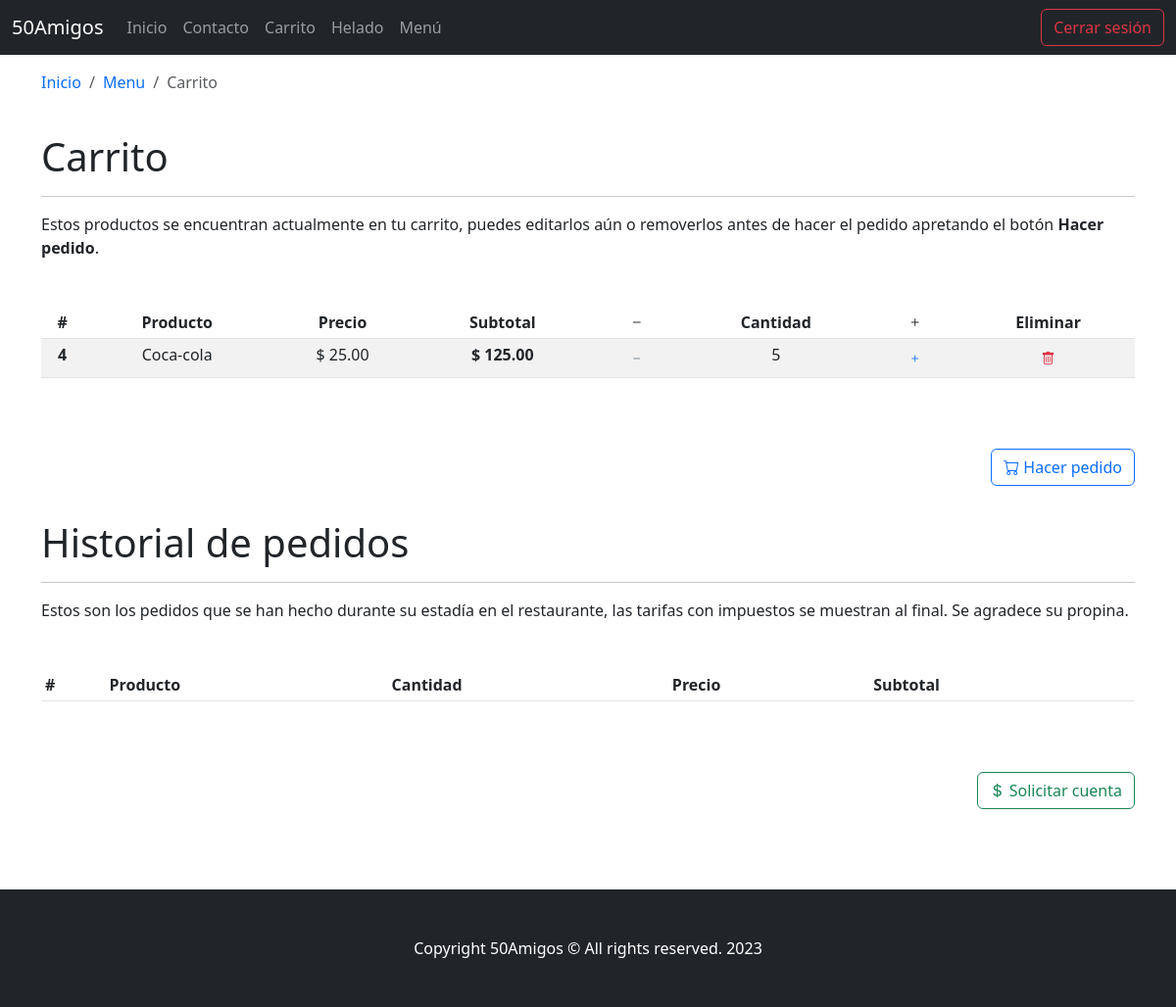
The app's page /carrito (signed in) with its own data.
### mainApp/models.py (models this page shows, shortened)
class Pedido(models.Model):
    id = models.AutoField(primary_key=True)
    orden = models.ForeignKey(
        Orden, on_delete=models.SET_NULL, null=True, related_name='pedidos')
    platillo = models.ForeignKey(
        Platillo, on_delete=models.SET_NULL, null=True, related_name='pedidos')
    cantidad = models.IntegerField(default=1)
    carrito = models.ManyToOneRel(
        to=Carrito,
        field_name='carrito',
        field="id",
        on_delete=models.SET_NULL,
        related_name='pedidos')
    def get_subtotal(self):
        return self.platillo.precio * self.cantidad

class Platillo(models.Model):
    id = models.AutoField(primary_key=True)
    nombre = models.CharField(max_length=100)
    descripcion = models.TextField(blank=True, null=True, max_length=1000)
    imagen = models.CharField(max_length=1000)
    categoria = models.ForeignKey(
        Categoria,
        on_delete=models.SET_NULL,
        null=True,
        related_name='platillos')
    subcategoria = models.ForeignKey(
        Subcategoria,
        on_delete=models.SET_NULL,
        null=True,
        related_name='platillos')
    precio = models.DecimalField(max_digits=10, decimal_places=2)
    ingredientes = models.TextField(max_length=1000, null=True, blank=True)

### mainApp/views.py (the view, shortened to what this page needs)
# urls.py: path('carrito', views.CarritoView.as_view(), name='carrito'),
@method_decorator(login_required, name='dispatch')
class CarritoView(View):
    def get(self, request, *args, **kwargs):
        carrito = get_current_carrito(request.user)
        data = {
            "orden": carrito,
            "carrito": carrito
        }
        return render(request, 'carrito.html', context=data)

### mainApp/views.py (called while the page is built)
def get_current_carrito(user):
    orden = Orden.objects.filter(usuario=user, active=True) \
        .order_by('-fecha') \
        .first()
    if not orden:
        orden = Orden.objects.create(usuario=user, active=True)
    return orden

### mainApp/templates/carrito.html (shortened to what this page needs)
{% extends 'fragments/base.html' %}
{% block content %}
<nav aria-label="breadcrumb">
  <ol class="breadcrumb">
    <li class="breadcrumb-item">
      <a
        class="text-decoration-none"
        href="{% url 'mainApp:inicio' %}">Inicio</a>
      </li>
    <li class="breadcrumb-item">
      <a
        class="text-decoration-none"
        href="{% url 'mainApp:menu' %}">Menu</a>
    </li>
    <li class="breadcrumb-item active" aria-current="page">Carrito</li>
  </ol>
</nav>
<br>
<h1>Carrito</h1>
<hr>
<p class="my-3">
  Estos productos se encuentran actualmente en tu carrito, puedes
  editarlos aún o removerlos antes de hacer el pedido apretando el
  botón <b>Hacer pedido</b>.
</p>
<table class="table table-sm table-striped my-5">
  <thead>
    <tr>
      <th scope="col" class="text-center">#</th>
      <th scope="col" class="text-center">Producto</th>
      <th scope="col" class="text-center">Precio</th>
      <th scope="col" class="text-center">Subtotal</th>
      <th scope="col" class="text-center">
        <i class="bi bi-dash"></i>
      </th>
      <th scope="col" class="text-center">Cantidad</th>
      <th scope="col" class="text-center">
        <i class="bi bi-plus"></i>
      </th>
      <th scope="col" class="text-center">Eliminar</th>
    </tr>
  </thead>
  <tbody>
    {% for pedido in carrito.pedidos.all %}
    <tr>
      <th scope="row" class="text-center">
        {{ pedido.platillo.id }}
      </th>
      <td class="text-center">
        {{ pedido.platillo.nombre }}
      </td>
      <td class="text-center">
        $ {{ pedido.platillo.precio }}
      </td>
      <td class="text-center">
        <b>
          $ {{ pedido.get_subtotal }}
        </b>
      </td>
      <td class="text-center">
        <button
          type="button"
          onclick="disminuirCantidad({{ pedido.platillo.id }})"
          class="btn btn-link btn-sm text-secondary">
          <i class="bi bi-dash"></i>
        </button>
      </td>
      <td class="text-center" id="counter{{pedido.platillo.id}}">
        {{ pedido.cantidad }}
      </td>
      <td class="text-center">
        <button
          type="button"
          onclick="aumentarCantidad({{ pedido.platillo.id }})"
          class="btn btn-link btn-sm text-primary">
          <i class="bi bi-plus"></i>
        </button>
      </td>
      <td class="text-center">
        <button
          type="button"
          onclick="eliminarPlatillo({{ pedido.platillo.id }})"
          class="btn btn-link btn-sm text-danger">
          <i class="bi bi-trash"></i>
        </button>
      </td>
    </tr>
    {% endfor %}
  </tbody>
</table>
<br>
<form method="POST" action="{% url 'mainApp:carrito' %}">
  <button
    type="submit"
    onclick="hacerPedido()"
    class="btn btn-outline-primary float-end">
    <i class="bi bi-cart"></i> Hacer pedido
  </button>
</form>
<br>
<br>
<br>
<h1 class="animate__animated animate__fadeInLeft">Historial de pedidos</h1>
<hr>
<p class="my-3">
Estos son los pedidos que se han hecho durante su estadía en el restaurante,
las tarifas con impuestos se muestran al final. Se agradece su propina.
</p>
{% for pedido in orden.pedidos.all %}
<table class="table table-sm table-striped my-5">
  <thead>
    <tr>
      <th scope="col">#</th>
      <th scope="col">Producto</th>
      <th scope="col">Cantidad</th>
      <th scope="col">Precio</th>
      <th scope="col">Subtotal</th>
    </tr>
  </thead>
</table>
<br>
{% endfor %}
<form method="POST" action="{% url 'mainApp:carrito' %}" >
  <button
    type="submit"
    onclick="cerrarCuenta()"
    class="btn btn-outline-success float-end">
    <i class="bi bi-currency-dollar"></i> Solicitar cuenta
  </button>
</form>
<br>
<br>
<br>
<br>
<br>
{% endblock %}

### records on screen
Pedido: platillo.id "4", platillo.nombre "Coca-cola", platillo.precio "25.00", get_subtotal "125.00", cantidad "5"
